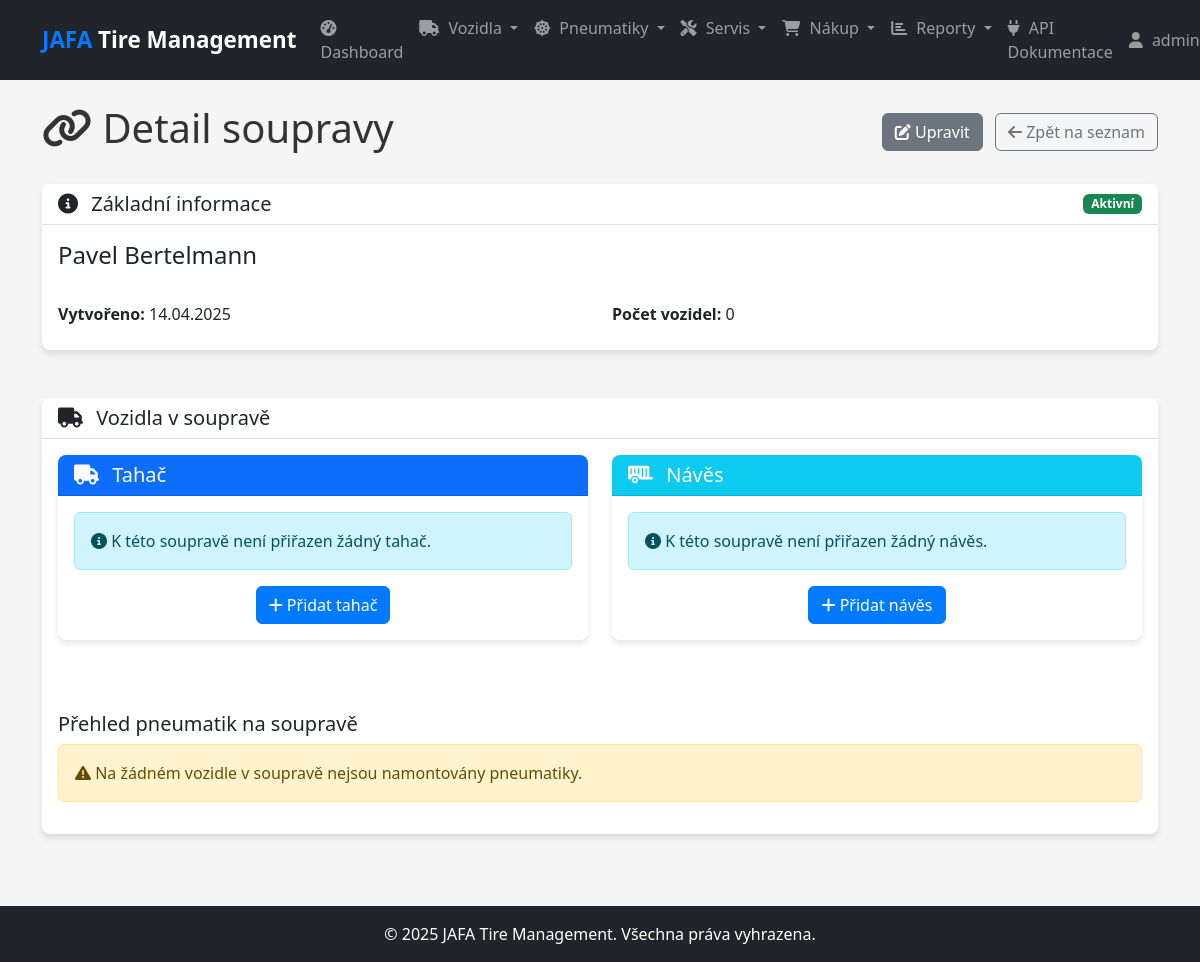
Screenshot of /combinations/detail/2 (signed in) with the database file from the repository.
### models.py (models this page shows, shortened)
class User(db.Model, UserMixin):
    id = db.Column(db.Integer, primary_key=True)
    username = db.Column(db.String(50), unique=True, nullable=False)
    email = db.Column(db.String(120), unique=True, nullable=False)
    password_hash = db.Column(db.String(128), nullable=False)
    role = db.Column(db.String(20), nullable=False, default='technician')  # admin, manager, technician
    created_at = db.Column(db.DateTime, default=datetime.utcnow)

class VehicleCombination(db.Model):
    id = db.Column(db.Integer, primary_key=True)
    name = db.Column(db.String(100), nullable=False)
    description = db.Column(db.Text)
    is_active = db.Column(db.Boolean, default=True)
    created_at = db.Column(db.DateTime, default=datetime.utcnow)
    vehicles = db.relationship('Vehicle', backref='combination', lazy=True)

### routes.py (the view)
    @app.route('/combinations/detail/<int:id>')
    @login_required
    def combination_detail(id):
        combination = VehicleCombination.query.get_or_404(id)
        vehicles = Vehicle.query.filter_by(combination_id=id).all()
        return render_template('combinations/detail.html', combination=combination, vehicles=vehicles)

### templates/combinations/detail.html (shortened to what this page needs)
{% extends 'layout.html' %}
{% block content %}
<div class="d-flex justify-content-between align-items-center mb-4">
    <h1><i class="fas fa-link"></i> Detail soupravy</h1>
    <div>
        <a href="{{ url_for('edit_combination', id=combination.id) }}" class="btn btn-secondary me-2">
            <i class="fas fa-edit"></i> Upravit
        </a>
        <a href="{{ url_for('list_combinations') }}" class="btn btn-outline-secondary">
            <i class="fas fa-arrow-left"></i> Zpět na seznam
        </a>
    </div>
</div>
<div class="row mb-4">
    <div class="col-md-12">
        <div class="card">
            <div class="card-header">
                <div class="d-flex justify-content-between align-items-center">
                    <h5 class="mb-0"><i class="fas fa-info-circle"></i> Základní informace</h5>
                    <span class="badge {{ 'bg-success' if combination.is_active else 'bg-secondary' }}">
                        {{ 'Aktivní' if combination.is_active else 'Neaktivní' }}
                    </span>
                </div>
            </div>
            <div class="card-body">
                <div class="row">
                    <div class="col-md-12 mb-3">
                        <h4 class="mb-3">{{ combination.name }}</h4>
                    </div>
                </div>
                <div class="row">
                    <div class="col-md-6 mb-2">
                        <strong>Vytvořeno:</strong> {{ combination.created_at.strftime('%d.%m.%Y') }}
                    </div>
                    <div class="col-md-6 mb-2">
                        <strong>Počet vozidel:</strong> {{ vehicles|length }}
                    </div>
                </div>
            </div>
        </div>
    </div>
</div>
<div class="card mb-4">
    <div class="card-header">
        <h5 class="mb-0"><i class="fas fa-truck"></i> Vozidla v soupravě</h5>
    </div>
    <div class="card-body">
        <div class="row">
            {% set truck = None %}
            {% set trailer = None %}
            {% for vehicle in vehicles %}
                {% if vehicle.vehicle_type == 'tahač' %}
                    {% set truck = vehicle %}
                {% elif vehicle.vehicle_type == 'návěs' %}
                    {% set trailer = vehicle %}
                {% endif %}
            {% endfor %}
            <div class="col-md-6 mb-4">
                <div class="card">
                    <div class="card-header bg-primary text-white">
                        <h5 class="mb-0"><i class="fas fa-truck"></i> Tahač</h5>
                    </div>
                    <div class="card-body">
                        {% if truck %}
                        <div class="row">
                            <div class="col-md-12 mb-3 text-center">
                                <div class="license-plate d-inline-block p-2 border border-secondary rounded">
                                    <h4 class="mb-0">{{ truck.registration_number }}</h4>
                                </div>
                            </div>
                        </div>
                        <div class="row">
                            <div class="col-md-6 mb-2">
                                <strong>Značka:</strong> {{ truck.brand or '-' }}
                            </div>
                            <div class="col-md-6 mb-2">
                                <strong>Model:</strong> {{ truck.model or '-' }}
                            </div>
                            <div class="col-md-6 mb-2">
                                <strong>Rok výroby:</strong> {{ truck.year_of_manufacture or '-' }}
                            </div>
                            <div class="col-md-6 mb-2">
                                <strong>Aktuální nájezd:</strong> {{ truck.current_mileage or 0 }} km
                            </div>
                        </div>
                        <div class="mt-3 text-center">
                            <a href="{{ url_for('vehicle_detail', id=truck.id) }}" class="btn btn-primary">
                                <i class="fas fa-eye"></i> Detail vozidla
                            </a>
                        </div>
                        {% else %}
                        <div class="alert alert-info">
                            <i class="fas fa-info-circle"></i> K této soupravě není přiřazen žádný tahač.
                        </div>
                        <div class="mt-3 text-center">
                            <a href="{{ url_for('add_vehicle') }}" class="btn btn-primary">
                                <i class="fas fa-plus"></i> Přidat tahač
                            </a>
                        </div>
                        {% endif %}
                    </div>
                </div>
            </div>
            <div class="col-md-6 mb-4">
                <div class="card">
                    <div class="card-header bg-info text-white">
                        <h5 class="mb-0"><i class="fas fa-trailer"></i> Návěs</h5>
                    </div>
                    <div class="card-body">
                        {% if trailer %}
                        <div class="row">
                            <div class="col-md-12 mb-3 text-center">
                                <div class="license-plate d-inline-block p-2 border border-secondary rounded">
                                    <h4 class="mb-0">{{ trailer.registration_number }}</h4>
                                </div>
                            </div>
                        </div>
                        <div class="row">
                            <div class="col-md-6 mb-2">
                                <strong>Značka:</strong> {{ trailer.brand or '-' }}
                            </div>
                            <div class="col-md-6 mb-2">
                                <strong>Model:</strong> {{ trailer.model or '-' }}
                            </div>
                            <div class="col-md-6 mb-2">
                                <strong>Rok výroby:</strong> {{ trailer.year_of_manufacture or '-' }}
                            </div>
                            <div class="col-md-6 mb-2">
                                <strong>Aktuální nájezd:</strong> {{ trailer.current_mileage or 0 }} km
                            </div>
                        </div>
                        <div class="mt-3 text-center">
                            <a href="{{ url_for('vehicle_detail', id=trailer.id) }}" class="btn btn-primary">
                                <i class="fas fa-eye"></i> Detail vozidla
                            </a>
                        </div>
                        {% else %}
                        <div class="alert alert-info">
                            <i class="fas fa-info-circle"></i> K této soupravě není přiřazen žádný návěs.
                        </div>
                        <div class="mt-3 text-center">
                            <a href="{{ url_for('add_vehicle') }}" class="btn btn-primary">
                                <i class="fas fa-plus"></i> Přidat návěs
                            </a>
                        </div>
                        {% endif %}
                    </div>
                </div>
            </div>
        </div>
        {% set other_vehicles = [] %}
        {% for v in vehicles %}
            {% if v.vehicle_type != 'tahač' and v.vehicle_type != 'návěs' %}
                {% set _ = other_vehicles.append(v) %}
            {% endif %}
        {% endfor %}
        <div class="mt-4">
            <h5>Přehled pneumatik na soupravě</h5>
            {% set tires_on_combination = [] %}
            {% for vehicle in vehicles %}
                {% for position in vehicle.tire_positions %}
                    {% if position.tire %}
                        {% set _ = tires_on_combination.append((position.tire, vehicle, position)) %}
                    {% endif %}
                {% endfor %}
            {% endfor %}
            {% if tires_on_combination %}
            <div class="table-responsive">
                <table class="table table-bordered table-hover">
                    <thead>
                        <tr>
                            <th>Pneumatika</th>
                            <th>Značka/Model</th>
                            <th>Rozměr</th>
                            <th>Vozidlo</th>
                            <th>Pozice</th>
                            <th>Dezén (mm)</th>
                            <th>Opotřebení</th>
                        </tr>
                    </thead>
                    <tbody>
                        {% for tire, vehicle, position in tires_on_combination %}
                        <tr>
                            <td>
                                <a href="{{ url_for('tire_detail', id=tire.id) }}">
                                    {{ tire.serial_number }}
                                </a>
                            </td>
                            <td>{{ tire.tire_type.brand }} {{ tire.tire_type.model }}</td>
                            <td>{{ tire.tire_type.size }}</td>
                            <td>
                                <a href="{{ url_for('vehicle_detail', id=vehicle.id) }}">
                                    {{ vehicle.registration_number }}
                                </a>
                            </td>
                            <td>{{ position.position_code }} - {{ position.position_description }}</td>
                            <td>{{ tire.current_tread_depth|round(1) }}</td>
                            <td>
                                {% set wear_percentage = ((tire.initial_tread_depth - tire.current_tread_depth) / tire.initial_tread_depth * 100) if tire.initial_tread_depth > 0 else 0 %}
                                {% if wear_percentage > 75 %}
                                <span class="badge bg-danger">{{ wear_percentage|round(1) }}%</span>
                                {% elif wear_percentage > 50 %}
                                <span class="badge bg-warning text-dark">{{ wear_percentage|round(1) }}%</span>
                                {% elif wear_percentage > 0 %}
                                <span class="badge bg-success">{{ wear_percentage|round(1) }}%</span>
                                {% else %}
                                <span class="badge bg-secondary">0%</span>
                                {% endif %}
                            </td>
                        </tr>
                        {% endfor %}
                    </tbody>
                </table>
            </div>
            {% else %}
            <div class="alert alert-warning">
                <i class="fas fa-exclamation-triangle"></i> Na žádném vozidle v soupravě nejsou namontovány pneumatiky.
            </div>
            {% endif %}
        </div>
    </div>
</div>
{% endblock %}

### templates/layout.html (shortened to what this page needs)
<!DOCTYPE html>
<html lang="cs">
<head>
    <link href="https://cdn.jsdelivr.net/npm/bootstrap@5.3.0/dist/css/bootstrap.min.css" rel="stylesheet">
    <link rel="stylesheet" href="https://cdnjs.cloudflare.com/ajax/libs/font-awesome/6.4.0/css/all.min.css">
    <link rel="stylesheet" href="{{ url_for('static', filename='css/style.css') }}">
</head>
<body>
    <header>
        <nav class="navbar navbar-expand-lg navbar-dark bg-dark">
            <div class="container">
                <a class="navbar-brand" href="{{ url_for('index') }}">
                    <span class="fw-bold text-primary">JAFA</span> Tire Management
                </a>
                <div class="collapse navbar-collapse" id="navbarNavDropdown">
                    {% if current_user.is_authenticated %}
                    <ul class="navbar-nav me-auto">
                        <li class="nav-item">
                            <a class="nav-link" href="{{ url_for('dashboard') }}">
                                <i class="fas fa-tachometer-alt"></i> Dashboard
                            </a>
                        </li>
                        <li class="nav-item dropdown">
                            <a class="nav-link dropdown-toggle" href="#" id="navbarVehicleDropdown" role="button" data-bs-toggle="dropdown" aria-expanded="false">
                                <i class="fas fa-truck"></i> Vozidla
                            </a>
                        </li>
                        <li class="nav-item dropdown">
                            <a class="nav-link dropdown-toggle" href="#" id="navbarTireDropdown" role="button" data-bs-toggle="dropdown" aria-expanded="false">
                                <i class="fas fa-dharmachakra"></i> Pneumatiky
                            </a>
                        </li>
                        <li class="nav-item dropdown">
                            <a class="nav-link dropdown-toggle" href="#" id="navbarServiceDropdown" role="button" data-bs-toggle="dropdown" aria-expanded="false">
                                <i class="fas fa-tools"></i> Servis
                            </a>
                        </li>
                        <li class="nav-item dropdown">
                            <a class="nav-link dropdown-toggle" href="#" id="navbarPurchaseDropdown" role="button" data-bs-toggle="dropdown" aria-expanded="false">
                                <i class="fas fa-shopping-cart"></i> Nákup
                            </a>
                        </li>
                        <li class="nav-item dropdown">
                            <a class="nav-link dropdown-toggle" href="#" id="navbarReportDropdown" role="button" data-bs-toggle="dropdown" aria-expanded="false">
                                <i class="fas fa-chart-bar"></i> Reporty
                            </a>
                        </li>
                        <li class="nav-item">
                            <a class="nav-link" href="{{ url_for('api_docs') }}">
                                <i class="fas fa-plug"></i> API Dokumentace
                            </a>
                        </li>
                    </ul>
                    <ul class="navbar-nav">
                        <li class="nav-item dropdown">
                            <a class="nav-link dropdown-toggle" href="#" id="navbarUserDropdown" role="button" data-bs-toggle="dropdown" aria-expanded="false">
                                <i class="fas fa-user"></i> {{ current_user.username }}
                            </a>
                        </li>
                    </ul>
                    {% else %}
                    <ul class="navbar-nav ms-auto">
                        <li class="nav-item">
                            <a class="nav-link" href="{{ url_for('login') }}">Přihlásit se</a>
                        </li>
                    </ul>
                    {% endif %}
                </div>
            </div>
        </nav>
    </header>
    <main class="py-4">
        <div class="container">
            {% block content %}{% endblock %}
        </div>
    </main>
    <footer class="py-3 mt-4 bg-dark text-white">
        <div class="container text-center">
            <p class="mb-0">&copy; {{ now.year }} JAFA Tire Management. Všechna práva vyhrazena.</p>
        </div>
    </footer>
</body>
</html>

### rows the page displays
User: username "admin…"
VehicleCombination: is_active "Aktivní", name "Pavel Bertelmann", created_at "14.04.2025"

### other values shown
{{ vehicles|length }} "0"
